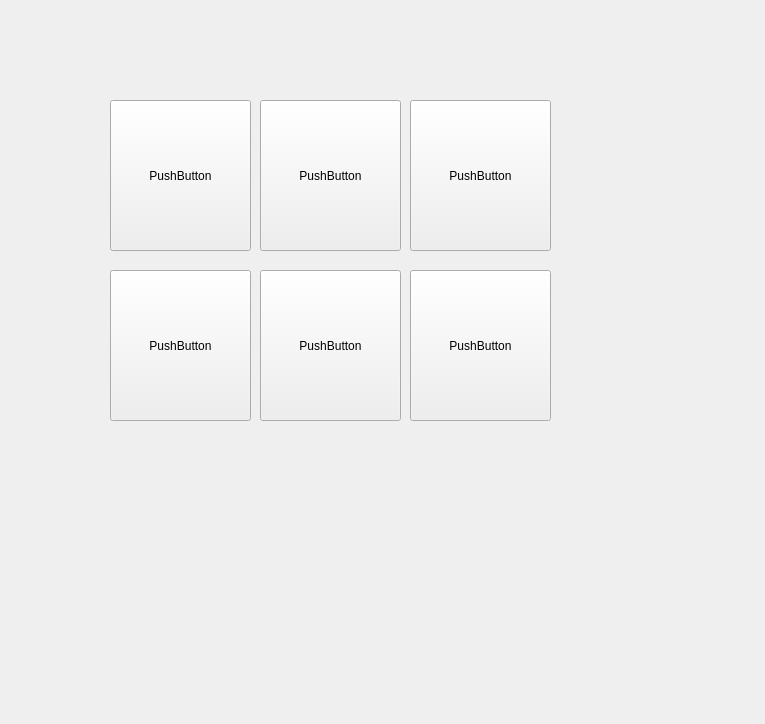
<?xml version="1.0" encoding="UTF-8"?>
<ui version="4.0">
 <class>Form</class>
 <widget class="QWidget" name="Form">
  <property name="geometry">
   <rect>
    <x>0</x>
    <y>0</y>
    <width>765</width>
    <height>724</height>
   </rect>
  </property>
  <property name="windowTitle">
   <string>Form</string>
  </property>
  <widget class="QPushButton" name="pushButton">
   <property name="geometry">
    <rect>
     <x>110</x>
     <y>100</y>
     <width>141</width>
     <height>151</height>
    </rect>
   </property>
   <property name="text">
    <string>PushButton</string>
   </property>
  </widget>
  <widget class="QPushButton" name="pushButton_2">
   <property name="geometry">
    <rect>
     <x>260</x>
     <y>100</y>
     <width>141</width>
     <height>151</height>
    </rect>
   </property>
   <property name="text">
    <string>PushButton</string>
   </property>
  </widget>
  <widget class="QPushButton" name="pushButton_3">
   <property name="geometry">
    <rect>
     <x>410</x>
     <y>100</y>
     <width>141</width>
     <height>151</height>
    </rect>
   </property>
   <property name="text">
    <string>PushButton</string>
   </property>
  </widget>
  <widget class="QPushButton" name="pushButton_4">
   <property name="geometry">
    <rect>
     <x>110</x>
     <y>270</y>
     <width>141</width>
     <height>151</height>
    </rect>
   </property>
   <property name="text">
    <string>PushButton</string>
   </property>
  </widget>
  <widget class="QPushButton" name="pushButton_5">
   <property name="geometry">
    <rect>
     <x>260</x>
     <y>270</y>
     <width>141</width>
     <height>151</height>
    </rect>
   </property>
   <property name="text">
    <string>PushButton</string>
   </property>
  </widget>
  <widget class="QPushButton" name="pushButton_6">
   <property name="geometry">
    <rect>
     <x>410</x>
     <y>270</y>
     <width>141</width>
     <height>151</height>
    </rect>
   </property>
   <property name="text">
    <string>PushButton</string>
   </property>
  </widget>
 </widget>
 <resources/>
 <connections/>
</ui>
